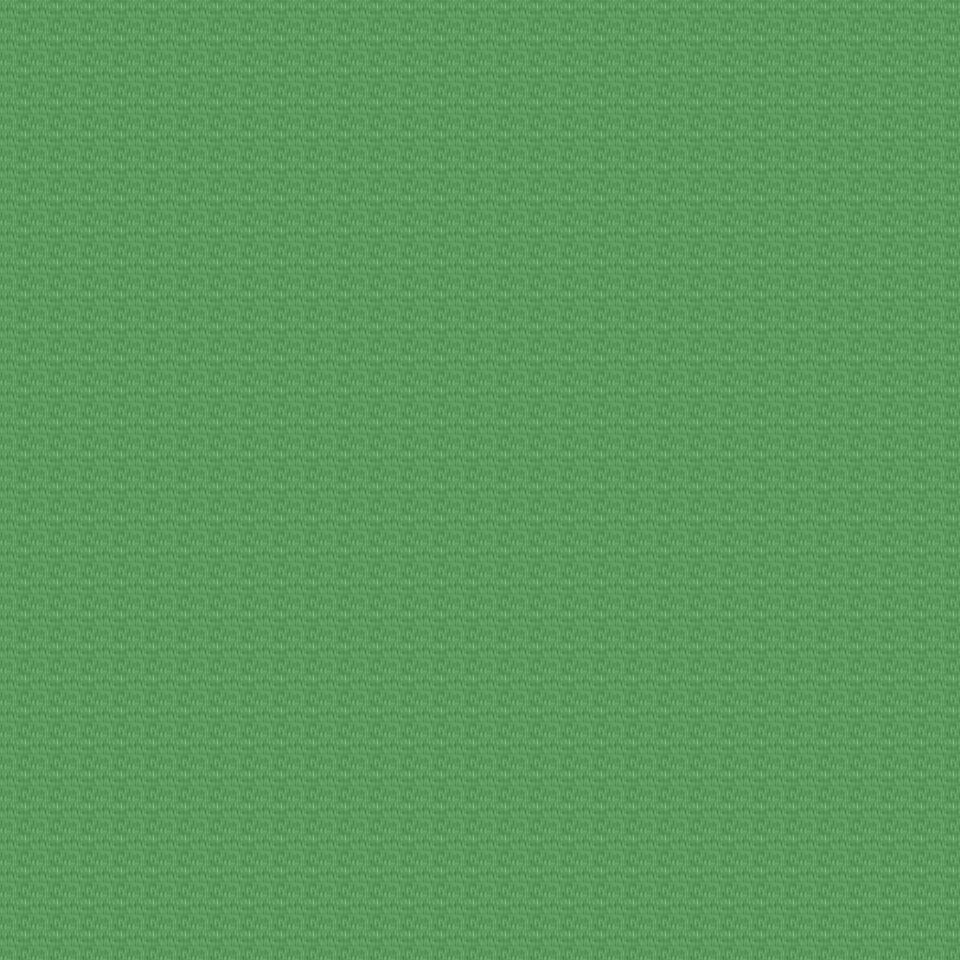

The image is a tile-based game level rendered from a .tmx file. Its description and source (layers, tilesets, objects; grid data summarised) follow:
An orthogonal 30x30 tile map with 32x32 px tiles, 6 tile layers (Ground, Object, Object2, Above, ...), 12 tilesets.

<map version="1.0" orientation="orthogonal" renderorder="right-down" width="30" height="30" tilewidth="32" tileheight="32" nextobjectid="1">
  <tileset firstgid="1" name="tileset_ground_ground" tilewidth="32" tileheight="32" tilecount="33" columns="3">
    <image source="../drawable/tileset_ground_ground.png" width="96" height="352" />
  </tileset>
  <tileset firstgid="34" name="tileset_plant_flower_daisy_red" tilewidth="32" tileheight="32" tilecount="8" columns="2">
    <image source="../drawable/tileset_plant_flower_daisy_red.png" width="64" height="128" />
  </tileset>
  <tileset firstgid="42" name="tileset_ground_grass_edges" tilewidth="32" tileheight="32" tilecount="36" columns="12">
    <image source="../drawable/tileset_ground_grass_edges.png" width="384" height="96" />
  </tileset>
  <tileset firstgid="78" name="tileset_ground_grass_corners" tilewidth="32" tileheight="32" tilecount="24" columns="6">
    <image source="../drawable/tileset_ground_grass_corners.png" width="192" height="128" />
  </tileset>
  <tileset firstgid="102" name="tileset_ground_water_pool" tilewidth="32" tileheight="32" tilecount="72" columns="3">
    <image source="../drawable/tileset_ground_water_pool.png" width="96" height="768" />
  </tileset>
  <tileset firstgid="174" name="tileset_plant_flower_daisy_white" tilewidth="32" tileheight="32" tilecount="8" columns="2">
    <image source="../drawable/tileset_plant_flower_daisy_white.png" width="64" height="128" />
  </tileset>
  <tileset firstgid="182" name="tileset_plant_grasses" tilewidth="32" tileheight="32" tilecount="6" columns="3">
    <image source="../drawable/tileset_plant_grasses.png" width="96" height="64" />
  </tileset>
  <tileset firstgid="188" name="tileset_item_statue_bird" tilewidth="32" tileheight="32" tilecount="8" columns="2">
    <image source="../drawable/tileset_item_statue_bird.png" width="64" height="128" />
  </tileset>
  <tileset firstgid="196" name="tileset_plant_tree_tree_darkgreen" tilewidth="32" tileheight="32" tilecount="88" columns="8">
    <image source="../drawable/tileset_plant_tree_tree_darkgreen.png" width="256" height="352" />
  </tileset>
  <tileset firstgid="284" name="tileset_logic_collision" tilewidth="32" tileheight="32" tilecount="1" columns="1">
    <image source="../drawable/tileset_logic_collision.png" width="32" height="32" />
  </tileset>
  <tileset firstgid="285" name="tileset_ground_water_pool_deep" tilewidth="32" tileheight="32" tilecount="72" columns="3">
    <image source="../drawable/tileset_ground_water_pool_deep.png" width="96" height="768" />
  </tileset>
  <tileset firstgid="357" name="tileset_plant_tree_umbrella_thorn" tilewidth="32" tileheight="32" tilecount="18" columns="6">
    <image source="../drawable/tileset_plant_tree_umbrella_thorn.png" width="192" height="96" />
  </tileset>
  <layer name="Ground" width="30" height="30">
    <data>[900 cells, 900 non-empty, 3 distinct tile ids]</data>
  </layer>
  <layer name="Object" width="30" height="30">
    <data>[900 cells, 16 non-empty, 3 distinct tile ids]</data>
  </layer>
  <layer name="Object2" width="30" height="30">
    <data>[900 cells, 0 non-empty, 0 distinct tile ids]</data>
  </layer>
  <layer name="Above" width="30" height="30">
    <data>[900 cells, 0 non-empty, 0 distinct tile ids]</data>
  </layer>
  <layer name="Above2" width="30" height="30">
    <data>[900 cells, 0 non-empty, 0 distinct tile ids]</data>
  </layer>
  <layer name="Walkable" width="30" height="30">
    <data>[900 cells, 900 non-empty, 1 distinct tile ids]</data>
  </layer>
  <objectgroup name="MapEvents" />
</map>
